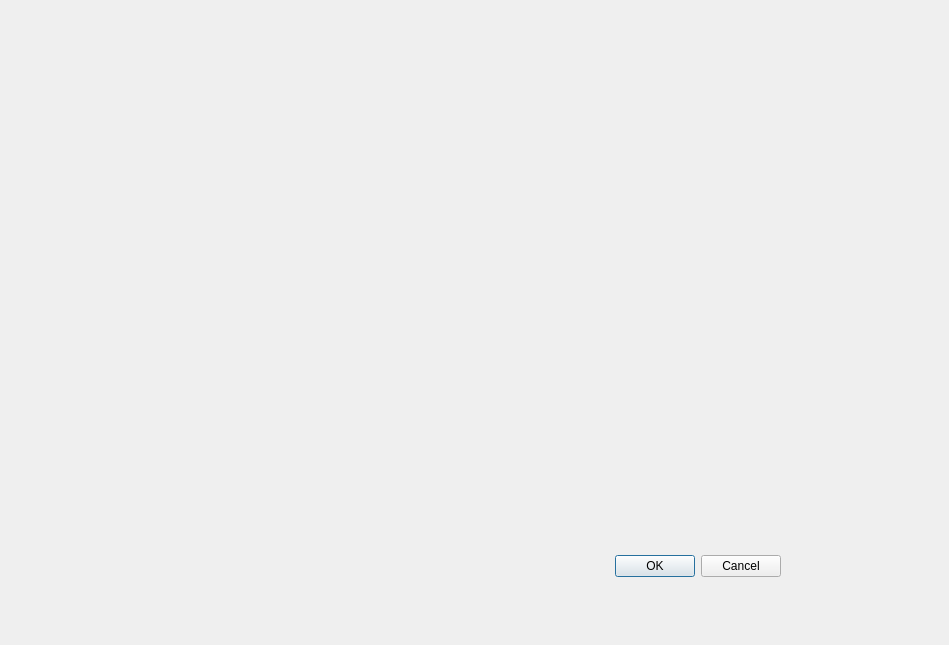
<?xml version="1.0" encoding="UTF-8"?>
<ui version="4.0">
 <class>Dialog</class>
 <widget class="QDialog" name="Dialog">
  <property name="geometry">
   <rect>
    <x>0</x>
    <y>0</y>
    <width>949</width>
    <height>645</height>
   </rect>
  </property>
  <property name="windowTitle">
   <string>Dialog</string>
  </property>
  <widget class="QDialogButtonBox" name="buttonBox">
   <property name="geometry">
    <rect>
     <x>440</x>
     <y>550</y>
     <width>341</width>
     <height>32</height>
    </rect>
   </property>
   <property name="orientation">
    <enum>Qt::Horizontal</enum>
   </property>
   <property name="standardButtons">
    <set>QDialogButtonBox::Cancel|QDialogButtonBox::Ok</set>
   </property>
  </widget>
  <widget class="QLabel" name="label">
   <property name="geometry">
    <rect>
     <x>40</x>
     <y>40</y>
     <width>841</width>
     <height>491</height>
    </rect>
   </property>
   <property name="text">
    <string>&lt;html&gt;&lt;head/&gt;&lt;body&gt;&lt;p&gt;&lt;img src=&quot;:/newPrefix/Fig.png&quot; width = &quot;700&quot;/&gt;&lt;/p&gt;&lt;/body&gt;&lt;/html&gt;</string>
   </property>
  </widget>
 </widget>
 <resources>
  <include location="Fig.qrc"/>
 </resources>
 <connections>
  <connection>
   <sender>buttonBox</sender>
   <signal>accepted()</signal>
   <receiver>Dialog</receiver>
   <slot>accept()</slot>
   <hints>
    <hint type="sourcelabel">
     <x>248</x>
     <y>254</y>
    </hint>
    <hint type="destinationlabel">
     <x>157</x>
     <y>274</y>
    </hint>
   </hints>
  </connection>
  <connection>
   <sender>buttonBox</sender>
   <signal>rejected()</signal>
   <receiver>Dialog</receiver>
   <slot>reject()</slot>
   <hints>
    <hint type="sourcelabel">
     <x>316</x>
     <y>260</y>
    </hint>
    <hint type="destinationlabel">
     <x>286</x>
     <y>274</y>
    </hint>
   </hints>
  </connection>
 </connections>
</ui>
